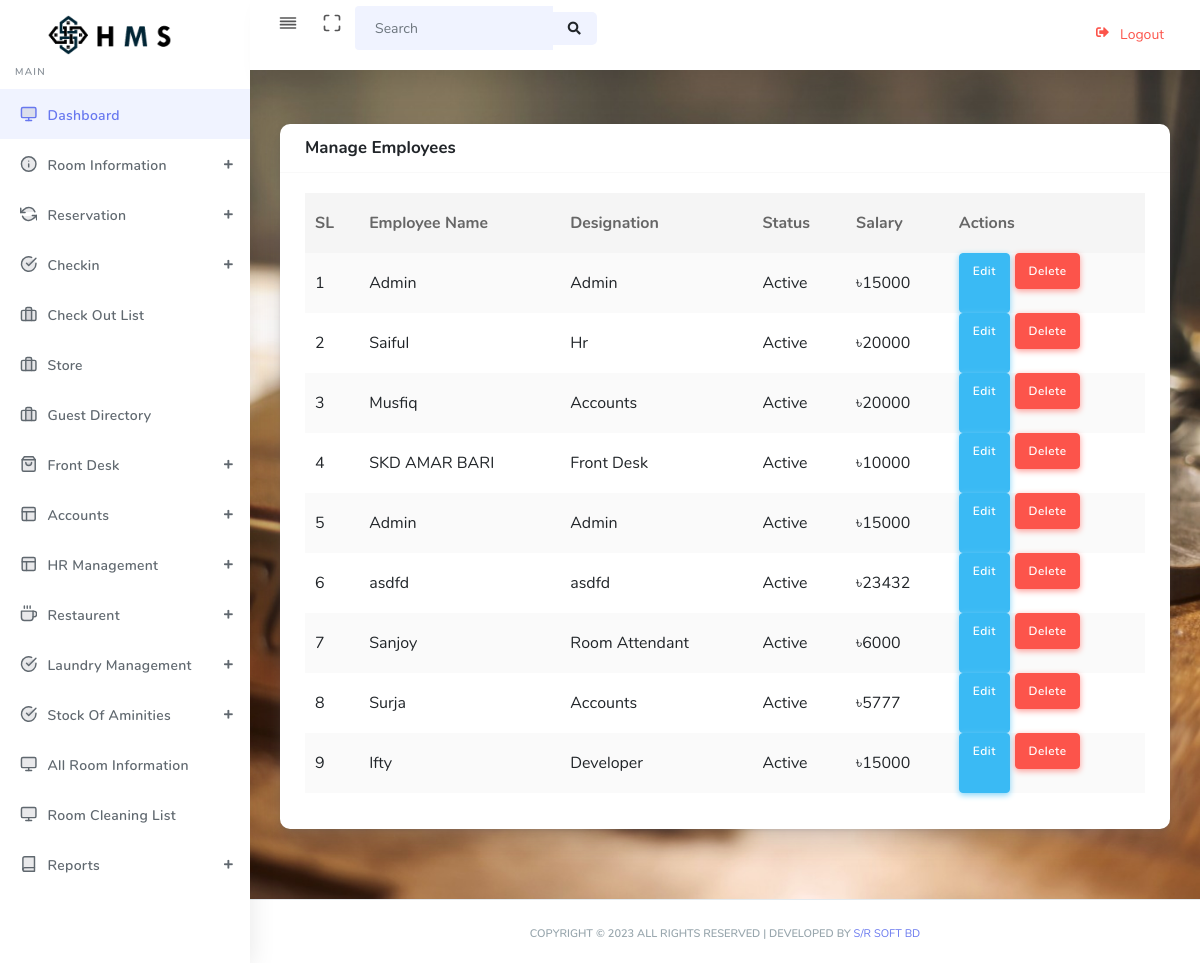
The page /employee_list.php?status=active (signed in) on the database its author committed.
### tables this page shows
CREATE TABLE IF NOT EXISTS `employee` (
  `id` int(11) NOT NULL AUTO_INCREMENT,
  `name` varchar(444) NOT NULL,
  `designation` varchar(333) NOT NULL,
  `status` varchar(255) NOT NULL,
  `salary` int(11) NOT NULL,
  `phone` varchar(255) DEFAULT NULL,
  `work_area` varchar(90) DEFAULT NULL,
  PRIMARY KEY (`id`)
);

### employee_list.php (the view, shortened to what this page needs)
<?php include 'header.php';
$status=$_GET['status'];?>
<section class="section">
          <div class="section-body">
            <div class="row">
              <div class="col-12">
                <div class="card">
                  <div class="card-header">
                    <h4 class="text-center">Manage Employees</h4>
                  </div>
                  <div class="card-body">
                    <div class="table-responsive">
                      <table class="table table-striped table-hover" id="tableExport" style="width:100%;">
                        <thead>
                          <tr>
                            <th>SL</th>
                            <th>Employee Name</th>
                            <th>Designation</th>
                            <th>Status</th>
                            <th>Salary</th>
                            <th>Actions</th>
                          </tr>
                        </thead>
                        <tbody>
                                            <?php
                            if($status=='active'){
                             $sl=1;
                                    $sql = "SELECT * FROM employee where status='Active' order by id ASC";
                                    $result = $conn->query($sql);
                                    if ($result->num_rows > 0) {
                                        while ($row = $result->fetch_assoc()) {
                                         ?>
                          <tr style="background-color:<?php echo $background_color?>">
                            <td><?php echo $sl++?></td>
                            <td><?php echo $row['name']?></td>
                            <td><?php echo $row['designation']?></td>
                            <td><?php echo $row['status']?></td>
                            <td>৳<?php echo $row['salary']?></td>
                            <td  style="display: inline-flex;">
                                <a href="edit_employee.php?id=<?php echo $row['id']?>" class="btn btn-icon btn-info custom_btn_info">Edit</a>
                                <form action="#" method="post">
                                    <button type="submit" class="btn btn-icon btn-danger" style="margin-left: 5px">Delete</button>
                                </form>
                            </td>
                          </tr>
                          <?php }}}?>
                        </tbody>
                      </table>
                    </div>
                  </div>
                </div>
              </div>
            </div>
          </div>
        </section>
<?php include 'footer.php'?>

### rows shown on the page
employee: name "Admin", designation "Admin", status "Active", salary "15000"
employee: name "Saiful", designation "Hr", status "Active", salary "20000"
employee: name "Musfiq", designation "Accounts", status "Active", salary "20000"
employee: name "SKD AMAR BARI", designation "Front Desk", status "Active", salary "10000"
employee: name "Admin", designation "Admin", status "Active", salary "15000"
employee: name "asdfd", designation "asdfd", status "Active", salary "23432"
employee: name "Sanjoy", designation "Room Attendant", status "Active", salary "6000"
employee: name "Surja", designation "Accounts", status "Active", salary "5777"
employee: name "Ifty", designation "Developer", status "Active", salary "15000"
